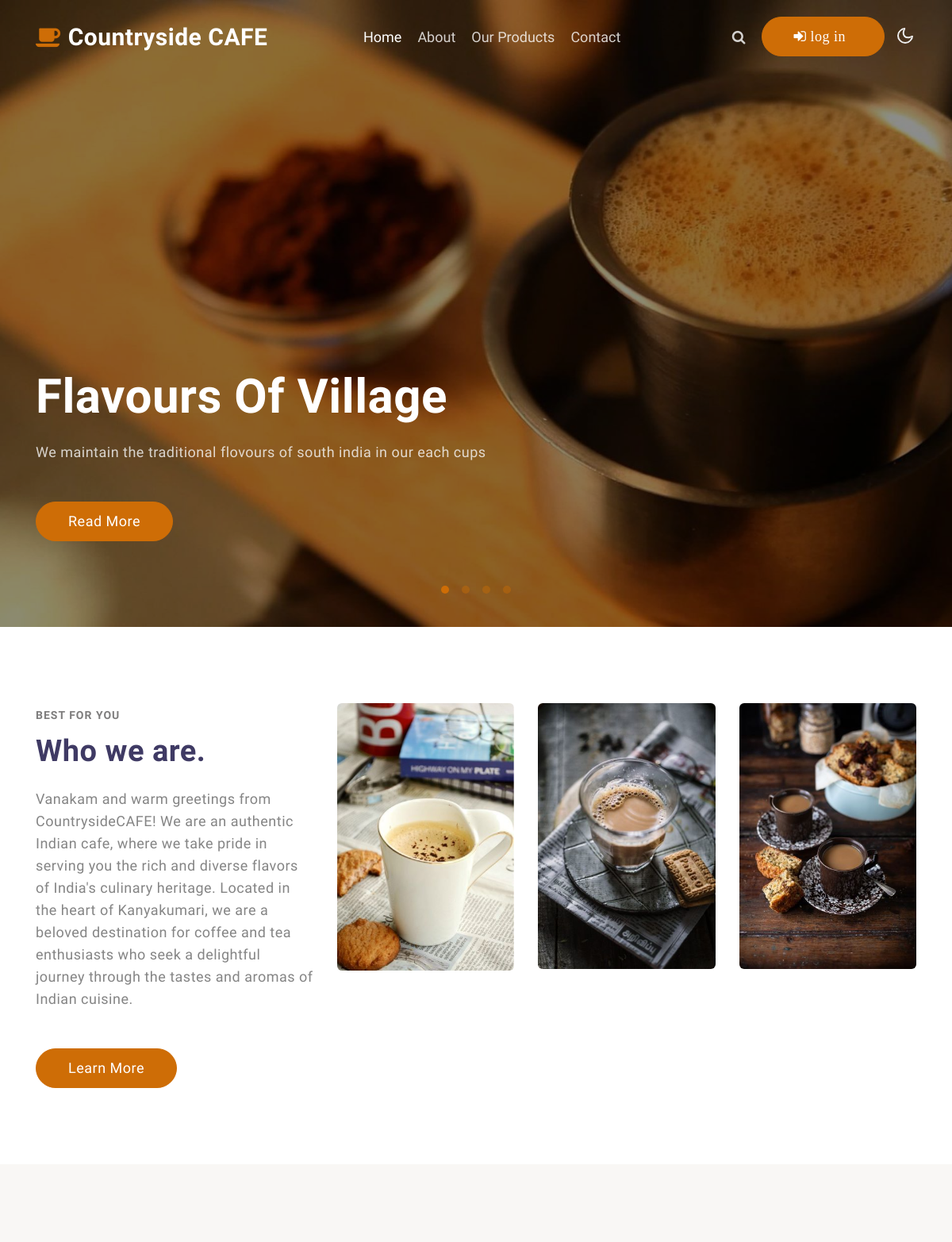
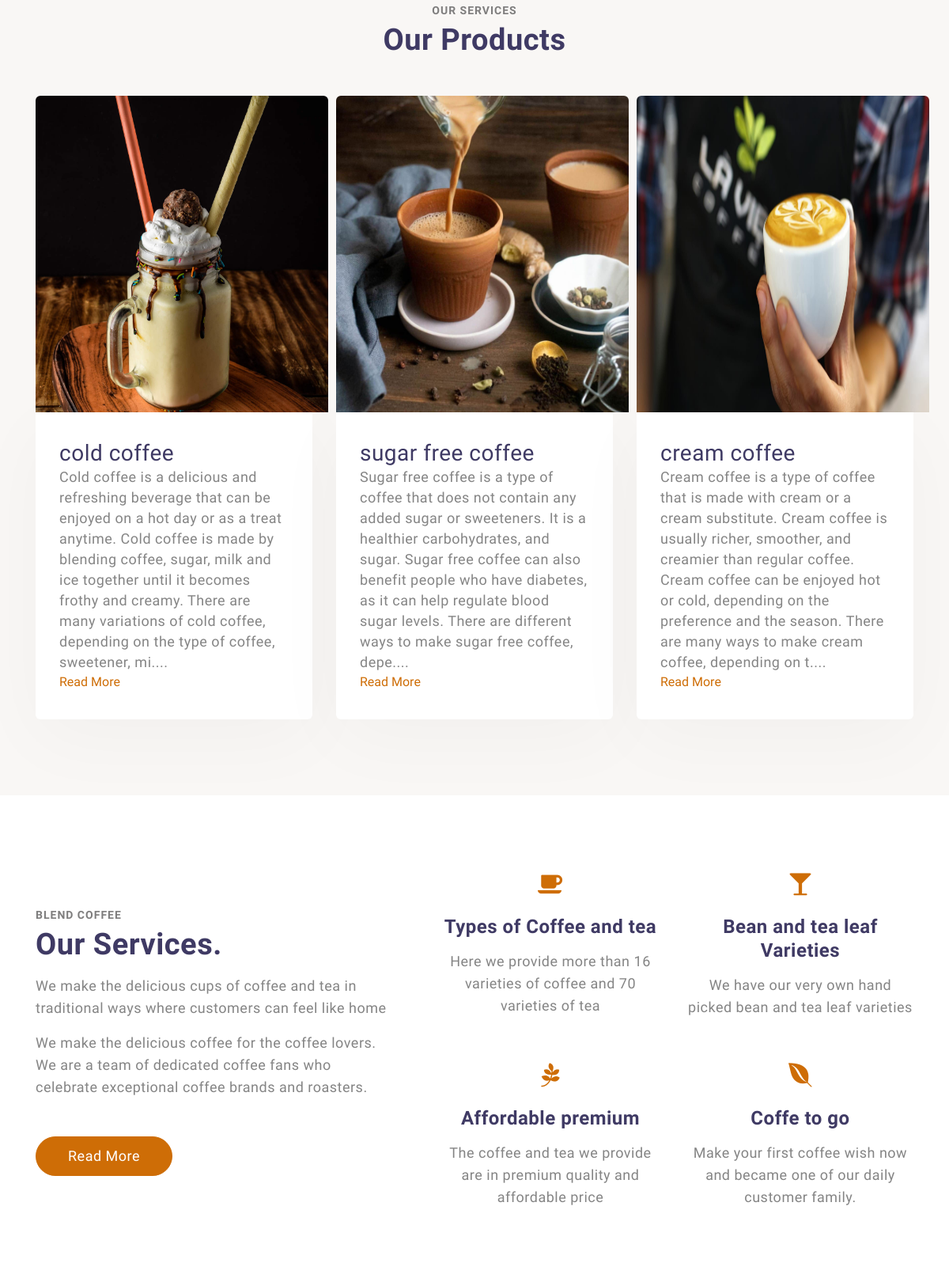
The page / (upper part) on the database its author committed (2 pictures, top to bottom).
### tables this page shows
CREATE TABLE `tb_addcoffee` (
  `id` int(11) NOT NULL,
  `coffeename` varchar(50) NOT NULL,
  `discription` mediumtext NOT NULL,
  `coffeeimage` varchar(500) NOT NULL,
  `price` varchar(1000) NOT NULL,
  `discount` varchar(100) NOT NULL
);

### index.php (the view, shortened to what this page needs)
<!doctype html>
<html lang="en">
  <head>
    <link rel="stylesheet" href="assets/css/style-starter.css">
  </head>
  <body>
<header id="site-header" class="fixed-top">
  <div class="container">
      <nav class="navbar navbar-expand-lg stroke px-0 pt-lg-0">
          <h1> <a class="navbar-brand" href="index.html">
                  <span class="fa fa-coffee"></span> Countryside CAFE
              </a></h1>
          <div class="collapse navbar-collapse" id="navbarTogglerDemo02">
              <ul class="navbar-nav mx-lg-auto">
                  <li class="nav-item active">
                      <a class="nav-link" href="index.php">Home <span class="sr-only">(current)</span></a>
                  </li>
                  <li class="nav-item @@about__active">
                      <a class="nav-link" href="about.php">About</a>
                  </li>
                  <li class="nav-item @@services__active">
                      <a class="nav-link" href="services.php">Our products</a>
                  </li>
                  <li class="nav-item @@contact__active">
                      <a class="nav-link" href="contact.php">Contact</a>
                  </li>
              </ul>
              <div class="search-right">
                  <a href="#search" title="search"><span class="fa fa-search" aria-hidden="true"></span></a>
              </div>
            <?php
 if (isset($_SESSION['aaa'])) {
 ?>
   <div class="top-quote mr-lg-3 mt-lg-0">
               <a href="customerlogout.php" class="btn btn-style btn-primary"><span class="fa fa-sign-in mr-2"> log out</span></a>
              </div>
 <?php
 } else {
   ?>
   <div class="top-quote mr-lg-3 mt-lg-0">
                  <a href="customerlogin.php" class="btn btn-style btn-primary"><span class="fa fa-sign-in mr-2"> log in</span></a>
              </div>
   <?php
 }?>
              </div>
          <div class="mobile-position">
              <nav class="navigation">
                  <div class="theme-switch-wrapper">
                      <label class="theme-switch" for="checkbox">
                          <div class="mode-container">
                              <i class="gg-moon"></i>
                          </div>
                      </label>
                  </div>
              </nav>
          </div>
      </nav>
  </div>
</header>
<section class="w3l-main-slider" id="home">
    <div class="companies20-content">
        <div class="owl-one owl-carousel owl-theme">
            <div class="item">
                <li>
                    <div class="slider-info banner-view bg bg2">
                        <div class="banner-info">
                            <div class="container">
                                <div class="banner-info-bg">
                                    <h5>Flavours Of Village</h5>
                                    <p class="mt-4">We maintain the traditional flovours of south india in our each cups
                                     </p>
                                    <a class="btn btn-style btn-primary mt-sm-5 mt-4" href="about.html"> Read More</a>
                                </div>
                            </div>
                        </div>
                    </div>
                </li>
            </div>
        </div>
    </div>
</section>
<section class="w3l-servicesblock py-5" id="who">
    <div class="container py-lg-5 py-md-4 py-2">
        <div class="row">
            <div class="col-lg-4 about-right-faq align-self">
                <span class="title-small mb-2">Best for you</span>
                <h3 class="title-big mx-0"> Who we are.</h3>
                <p class="mt-lg-4 mt-3">Vanakam and warm greetings from CountrysideCAFE! We are an authentic Indian cafe, where we take pride in serving you the rich and diverse flavors of India's culinary heritage. Located in the heart of Kanyakumari, we are a beloved destination for coffee and tea enthusiasts who seek a delightful journey through the tastes and aromas of Indian cuisine.</p>
                <a class="btn btn-style btn-primary mt-lg-5 mt-4" href="about.html"> Learn More</a>
            </div>
            <div class="col-lg-8">
                <div class="row">
                    <div class="col-md-4 col-6 left-wthree-img mt-lg-0 mt-5">
                        <img src="assets/images/a1.jpg" alt="" class="img-fluid radius-image">
                    </div>
                    <div class="col-md-4 col-6 left-wthree-img mt-lg-0 mt-5">
                        <img src="assets/images/a2.jpg" alt="" class="img-fluid radius-image">
                    </div>
                    <div class="col-md-4 col-6 left-wthree-img mt-lg-0 mt-md-5 mt-4">
                        <img src="assets/images/a3.jpg" alt="" class="img-fluid radius-image">
                    </div>
                </div>
            </div>
        </div>
    </div>
</section>
<section class="w3l-features-8" id="products">
    <div class="features py-5">
        <div class="container py-lg-5 py-md-4 py-2">
            <h5 class="title-small text-center">Our Services</h5>
            <h3 class="title-big text-center mb-md-5 mb-4">Our Products</h3>
            <div class="fea-gd-vv text-center row">
			<?php
										   require("connection.php");
										   $res=$con->query("select*from tb_addcoffee");
										   $count=$res->num_rows;
					if($count>0)
										   {
											while($row=$res->fetch_assoc())
										   {
											   ?>
                <div class="float-top col-lg-4 col-md-6">
                    <a href="#url"><img src="<?php echo "admin/images/".$row["coffeeimage"];?>" height="400px" width="370px"></a>
                    <div class="float-lt feature-gd" >
                        <h3><?php echo$row["coffeename"];?></h3>
                       <div> <p><?php echo substr ($row["discription"],0,300);?>....</p><a href="services.php">Read More</a></div>
                    </div>
                </div>
                 <?php
										   }
										   }
										   else
										   {
										   echo"no response";
										   }
										   ?>
            </div>
        </div>
    </div>
</section>
<section class="w3l-homeblock2 py-5" id="services">
    <div class="container py-lg-5 py-md-4">
        <div class="grids-area-hny main-cont-wthree-fea row">
            <div class="col-lg-5 align-self">
                <span class="title-small">Blend Coffee</span>
                <h3 class="title-big mx-0"> Our Services.</h3>
                <p class="mt-3">We make the delicious cups of coffee and tea in traditional ways where customers can feel like home</p>
                <p class="mt-3">We make the delicious coffee for the coffee lovers. We are a team of dedicated
                    coffee fans who celebrate exceptional coffee brands and roasters.</p>
                <a class="btn btn-style btn-primary mt-sm-5 mt-4" href="services.html"> Read More</a>
            </div>
            <div class="col-lg-7 pl-lg-5 mt-lg-0 mt-5">
                <div class="row">
                    <div class="col-sm-6 grids-feature">
                        <div class="area-box">
                            <span class="fa fa-coffee"></span>
                            <h4><a href="#feature" class="title-head">Types of Coffee and tea</a></h4>
                            <p>Here we provide more than 16 varieties of coffee and 70 varieties of tea</p>
                        </div>
                    </div>
                    <div class="col-sm-6 grids-feature mt-sm-0 mt-5">
                        <div class="area-box">
                            <span class="fa fa-glass"></span>
                            <h4><a href="#feature" class="title-head">Bean and tea leaf Varieties</a></h4>
                            <p>We have our very own hand picked bean and tea leaf varieties</p>
                        </div>
                    </div>
                    <div class="col-sm-6 grids-feature mt-5 pt-lg-2">
                        <div class="area-box">
                            <span class="fa fa-pagelines"></span>
                            <h4><a href="#feature" class="title-head">Affordable premium</a></h4>
                            <p>The coffee and tea we provide are in premium quality and affordable price </p>
                        </div>
                    </div>
                    <div class="col-sm-6 grids-feature mt-5 pt-lg-2">
                        <div class="area-box">
                            <span class="fa fa-envira"></span>
                            <h4><a href="#feature" class="title-head">Coffe to go</a></h4>
                            <p>Make your first coffee wish now and became one of our daily customer family.</p>
                        </div>
                    </div>
                </div>
            </div>
        </div>
    </div>
</section>
</body>
</html>

### rows shown on the page
tb_addcoffee: coffeeimage (picture), coffeename "cold coffee", discription "Cold coffee is a delicious and refreshing beverage that can be enjoyed on a hot day or as a treat anytime. Cold coffee is made by blending coffee, sugar, milk and ice together until it becomes frothy and creamy. There are many variations of cold coffee, depending on the type of coffee, sweetener, mi"
tb_addcoffee: coffeeimage (picture), coffeename "sugar free coffee", discription "Sugar free coffee is a type of coffee that does not contain any added sugar or sweeteners. It is a healthier carbohydrates, and sugar. Sugar free coffee can also benefit people who have diabetes, as it can help regulate blood sugar levels. There are different ways to make sugar free coffee, depe"
tb_addcoffee: coffeeimage (picture), coffeename "cream coffee", discription "Cream coffee is a type of coffee that is made with cream or a cream substitute. Cream coffee is usually richer, smoother, and creamier than regular coffee. Cream coffee can be enjoyed hot or cold, depending on the preference and the season. There are many ways to make cream coffee, depending on t"
